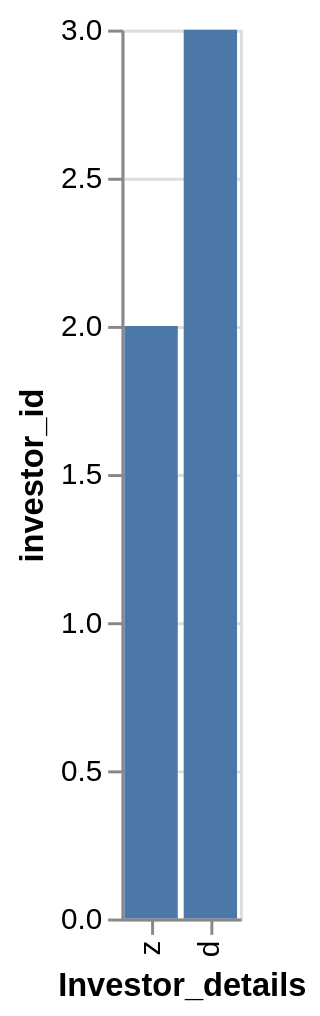

Write a Vega-Lite specification for this figure.
### Vega-Lite specification from a JSON file in a GitHub repository (floating-point values rounded to 4 significant figures)
{"data": {"values": [{"x_data": "z", "y_data": 2}, {"x_data": "d", "y_data": 3}]}, "mark": "bar", "encoding": {"x": {"field": "x_data", "type": "nominal", "title": "Investor_details", "sort": "descending"}, "y": {"field": "y_data", "type": "quantitative", "title": "investor_id"}}}
